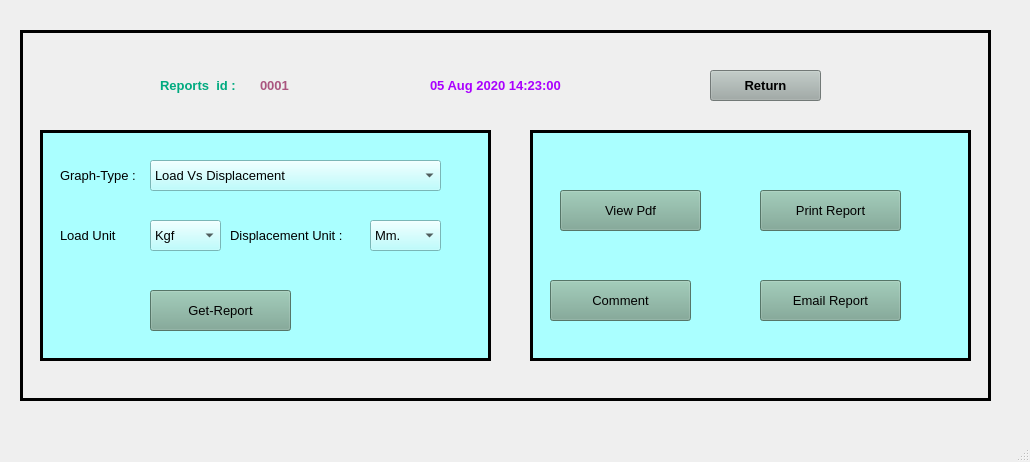
<?xml version="1.0" encoding="UTF-8"?>
<ui version="4.0">
 <class>MainWindow</class>
 <widget class="QMainWindow" name="MainWindow">
  <property name="geometry">
   <rect>
    <x>0</x>
    <y>0</y>
    <width>1030</width>
    <height>462</height>
   </rect>
  </property>
  <property name="windowTitle">
   <string>MainWindow</string>
  </property>
  <widget class="QWidget" name="centralwidget">
   <widget class="QFrame" name="frame_3">
    <property name="geometry">
     <rect>
      <x>20</x>
      <y>30</y>
      <width>971</width>
      <height>371</height>
     </rect>
    </property>
    <property name="frameShape">
     <enum>QFrame::Box</enum>
    </property>
    <property name="frameShadow">
     <enum>QFrame::Plain</enum>
    </property>
    <property name="lineWidth">
     <number>3</number>
    </property>
    <widget class="QLabel" name="label_49">
     <property name="geometry">
      <rect>
       <x>20</x>
       <y>40</y>
       <width>81</width>
       <height>31</height>
      </rect>
     </property>
     <property name="font">
      <font>
       <family>Arial</family>
       <pointsize>10</pointsize>
       <weight>75</weight>
       <bold>true</bold>
       <underline>false</underline>
      </font>
     </property>
     <property name="styleSheet">
      <string notr="true">color: rgb(0, 170, 127);</string>
     </property>
     <property name="text">
      <string/>
     </property>
     <property name="pixmap">
      <pixmap>../images/AE_LOGO.jpg</pixmap>
     </property>
     <property name="alignment">
      <set>Qt::AlignLeading|Qt::AlignLeft|Qt::AlignVCenter</set>
     </property>
    </widget>
    <widget class="QFrame" name="frame">
     <property name="geometry">
      <rect>
       <x>20</x>
       <y>100</y>
       <width>451</width>
       <height>231</height>
      </rect>
     </property>
     <property name="styleSheet">
      <string notr="true">background-color: rgb(170, 255, 255);</string>
     </property>
     <property name="frameShape">
      <enum>QFrame::Box</enum>
     </property>
     <property name="frameShadow">
      <enum>QFrame::Plain</enum>
     </property>
     <property name="lineWidth">
      <number>3</number>
     </property>
     <widget class="QLabel" name="label_2">
      <property name="geometry">
       <rect>
        <x>20</x>
        <y>30</y>
        <width>81</width>
        <height>31</height>
       </rect>
      </property>
      <property name="font">
       <font>
        <family>Arial</family>
        <pointsize>10</pointsize>
       </font>
      </property>
      <property name="text">
       <string>Graph-Type :</string>
      </property>
     </widget>
     <widget class="QPushButton" name="pushButton">
      <property name="geometry">
       <rect>
        <x>110</x>
        <y>160</y>
        <width>141</width>
        <height>41</height>
       </rect>
      </property>
      <property name="font">
       <font>
        <family>Arial</family>
        <pointsize>10</pointsize>
       </font>
      </property>
      <property name="styleSheet">
       <string notr="true">background-color: rgb(120, 165, 146);</string>
      </property>
      <property name="text">
       <string>Get-Report</string>
      </property>
     </widget>
     <widget class="QComboBox" name="comboBox">
      <property name="geometry">
       <rect>
        <x>110</x>
        <y>30</y>
        <width>291</width>
        <height>31</height>
       </rect>
      </property>
      <property name="font">
       <font>
        <family>Arial</family>
        <pointsize>10</pointsize>
       </font>
      </property>
      <item>
       <property name="text">
        <string>Load Vs Displacement</string>
       </property>
      </item>
      <item>
       <property name="text">
        <string>Stress Vs Strain</string>
       </property>
      </item>
     </widget>
     <widget class="QLabel" name="label_3">
      <property name="geometry">
       <rect>
        <x>20</x>
        <y>90</y>
        <width>91</width>
        <height>31</height>
       </rect>
      </property>
      <property name="font">
       <font>
        <family>Arial</family>
        <pointsize>10</pointsize>
       </font>
      </property>
      <property name="text">
       <string>Load Unit</string>
      </property>
     </widget>
     <widget class="QComboBox" name="comboBox_2">
      <property name="geometry">
       <rect>
        <x>110</x>
        <y>90</y>
        <width>71</width>
        <height>31</height>
       </rect>
      </property>
      <property name="font">
       <font>
        <family>Arial</family>
        <pointsize>10</pointsize>
       </font>
      </property>
      <item>
       <property name="text">
        <string>Kgf</string>
       </property>
      </item>
      <item>
       <property name="text">
        <string>KN</string>
       </property>
      </item>
      <item>
       <property name="text">
        <string>N</string>
       </property>
      </item>
      <item>
       <property name="text">
        <string>Lb</string>
       </property>
      </item>
      <item>
       <property name="text">
        <string>MPA</string>
       </property>
      </item>
     </widget>
     <widget class="QLabel" name="label_8">
      <property name="geometry">
       <rect>
        <x>190</x>
        <y>90</y>
        <width>121</width>
        <height>31</height>
       </rect>
      </property>
      <property name="font">
       <font>
        <family>Arial</family>
        <pointsize>10</pointsize>
       </font>
      </property>
      <property name="text">
       <string>Displacement Unit :</string>
      </property>
     </widget>
     <widget class="QComboBox" name="comboBox_5">
      <property name="geometry">
       <rect>
        <x>330</x>
        <y>90</y>
        <width>71</width>
        <height>31</height>
       </rect>
      </property>
      <property name="font">
       <font>
        <family>Arial</family>
        <pointsize>10</pointsize>
       </font>
      </property>
      <item>
       <property name="text">
        <string>Mm.</string>
       </property>
      </item>
      <item>
       <property name="text">
        <string>Cm</string>
       </property>
      </item>
      <item>
       <property name="text">
        <string>Inch</string>
       </property>
      </item>
     </widget>
    </widget>
    <widget class="QLabel" name="label_48">
     <property name="geometry">
      <rect>
       <x>140</x>
       <y>40</y>
       <width>91</width>
       <height>31</height>
      </rect>
     </property>
     <property name="font">
      <font>
       <family>Arial</family>
       <pointsize>10</pointsize>
       <weight>75</weight>
       <bold>true</bold>
       <underline>false</underline>
      </font>
     </property>
     <property name="styleSheet">
      <string notr="true">color: rgb(0, 170, 127);</string>
     </property>
     <property name="text">
      <string>Reports  id :</string>
     </property>
     <property name="alignment">
      <set>Qt::AlignLeading|Qt::AlignLeft|Qt::AlignVCenter</set>
     </property>
    </widget>
    <widget class="QLabel" name="label_51">
     <property name="geometry">
      <rect>
       <x>240</x>
       <y>40</y>
       <width>41</width>
       <height>31</height>
      </rect>
     </property>
     <property name="font">
      <font>
       <family>Arial</family>
       <pointsize>10</pointsize>
       <weight>75</weight>
       <bold>true</bold>
       <underline>false</underline>
      </font>
     </property>
     <property name="styleSheet">
      <string notr="true">color: rgb(170, 85, 127);</string>
     </property>
     <property name="text">
      <string>0001</string>
     </property>
     <property name="alignment">
      <set>Qt::AlignLeading|Qt::AlignLeft|Qt::AlignVCenter</set>
     </property>
    </widget>
    <widget class="QLabel" name="label_47">
     <property name="geometry">
      <rect>
       <x>410</x>
       <y>40</y>
       <width>181</width>
       <height>31</height>
      </rect>
     </property>
     <property name="font">
      <font>
       <family>Arial</family>
       <pointsize>10</pointsize>
       <weight>75</weight>
       <bold>true</bold>
       <underline>false</underline>
      </font>
     </property>
     <property name="styleSheet">
      <string notr="true">color: rgb(170, 0, 255);</string>
     </property>
     <property name="text">
      <string>05 Aug 2020 14:23:00</string>
     </property>
     <property name="alignment">
      <set>Qt::AlignLeading|Qt::AlignLeft|Qt::AlignVCenter</set>
     </property>
    </widget>
    <widget class="QPushButton" name="pushButton_7">
     <property name="geometry">
      <rect>
       <x>690</x>
       <y>40</y>
       <width>111</width>
       <height>31</height>
      </rect>
     </property>
     <property name="font">
      <font>
       <family>Arial</family>
       <pointsize>10</pointsize>
       <weight>75</weight>
       <bold>true</bold>
      </font>
     </property>
     <property name="cursor">
      <cursorShape>ArrowCursor</cursorShape>
     </property>
     <property name="styleSheet">
      <string notr="true">background-color: rgb(159, 170, 166);</string>
     </property>
     <property name="text">
      <string>Return</string>
     </property>
     <property name="flat">
      <bool>false</bool>
     </property>
    </widget>
    <widget class="QFrame" name="frame_2">
     <property name="geometry">
      <rect>
       <x>510</x>
       <y>100</y>
       <width>441</width>
       <height>231</height>
      </rect>
     </property>
     <property name="styleSheet">
      <string notr="true">background-color: rgb(170, 255, 255);</string>
     </property>
     <property name="frameShape">
      <enum>QFrame::Box</enum>
     </property>
     <property name="frameShadow">
      <enum>QFrame::Plain</enum>
     </property>
     <property name="lineWidth">
      <number>3</number>
     </property>
     <widget class="QPushButton" name="pushButton_2">
      <property name="geometry">
       <rect>
        <x>30</x>
        <y>60</y>
        <width>141</width>
        <height>41</height>
       </rect>
      </property>
      <property name="font">
       <font>
        <family>Arial</family>
        <pointsize>10</pointsize>
       </font>
      </property>
      <property name="styleSheet">
       <string notr="true">background-color: rgb(120, 165, 146);</string>
      </property>
      <property name="text">
       <string>View Pdf</string>
      </property>
     </widget>
     <widget class="QPushButton" name="pushButton_3">
      <property name="geometry">
       <rect>
        <x>230</x>
        <y>60</y>
        <width>141</width>
        <height>41</height>
       </rect>
      </property>
      <property name="font">
       <font>
        <family>Arial</family>
        <pointsize>10</pointsize>
       </font>
      </property>
      <property name="styleSheet">
       <string notr="true">background-color: rgb(120, 165, 146);</string>
      </property>
      <property name="text">
       <string>Print Report</string>
      </property>
     </widget>
     <widget class="QPushButton" name="pushButton_4">
      <property name="geometry">
       <rect>
        <x>20</x>
        <y>150</y>
        <width>141</width>
        <height>41</height>
       </rect>
      </property>
      <property name="font">
       <font>
        <family>Arial</family>
        <pointsize>10</pointsize>
       </font>
      </property>
      <property name="styleSheet">
       <string notr="true">background-color: rgb(120, 165, 146);</string>
      </property>
      <property name="text">
       <string>Comment</string>
      </property>
     </widget>
     <widget class="QPushButton" name="pushButton_5">
      <property name="geometry">
       <rect>
        <x>230</x>
        <y>150</y>
        <width>141</width>
        <height>41</height>
       </rect>
      </property>
      <property name="font">
       <font>
        <family>Arial</family>
        <pointsize>10</pointsize>
       </font>
      </property>
      <property name="styleSheet">
       <string notr="true">background-color: rgb(120, 165, 146);</string>
      </property>
      <property name="text">
       <string>Email Report</string>
      </property>
     </widget>
    </widget>
   </widget>
  </widget>
  <widget class="QMenuBar" name="menubar">
   <property name="geometry">
    <rect>
     <x>0</x>
     <y>0</y>
     <width>1030</width>
     <height>21</height>
    </rect>
   </property>
  </widget>
  <widget class="QStatusBar" name="statusbar"/>
 </widget>
 <resources/>
 <connections/>
</ui>
